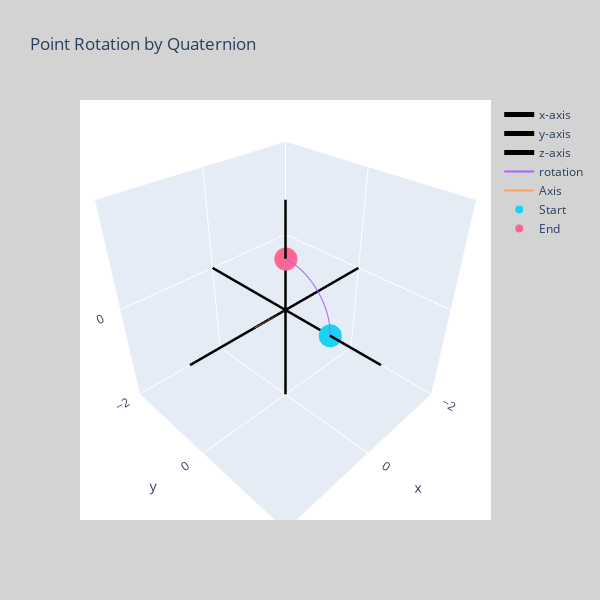

The cell this chart's notebook holds for it:
### Code cell
import math
import IPython
import numpy as np
import pandas as pd
import ipywidgets as widgets
import matplotlib.pyplot as plt
import plotly.graph_objects as go
from ipywidgets import interact, FloatSlider, IntSlider

def plot_rotation_plotly(point, axis, angle, figure, label):
    t = np.linspace(0.0, angle, 100)
    x = np.zeros(100)
    y = np.zeros(100)
    z = np.zeros(100)
    for i in range(100):
        p = rotate_quaternion(point, axis, t[i])
        x[i] = p[0]
        y[i] = p[1]
        z[i] = p[2]
    figure.add_trace(go.Scatter3d(
        x=x, y=y, z=z,
        mode='lines',
        name=label))
    figure.add_trace(go.Scatter3d(
        x=[0, axis[0]], y=[0, axis[1]], z=[0, axis[2]],
        mode='lines',
        name='Axis',
        # line=dict(color='pink', width=5)
        ))
    figure.add_trace(go.Scatter3d(
        x=[x[0]], y=[y[0]], z=[z[0]],
        mode='markers',
        name='Start',
        # line=dict(color='pink', width=5)
        ))
    figure.add_trace(go.Scatter3d(
        x=[x[-1]], y=[y[-1]], z=[z[-1]],
        mode='markers',
        name='End',
        # line=dict(color='pink', width=5)
        ))
    return rotate_quaternion(point, axis, angle)

def make3dplotly(name: str):
    fig = go.Figure()
    fig.update_layout(width=600, height=600, scene=dict(
        aspectmode = 'cube',
        xaxis=dict(nticks=4, range=[-2., 2.]),
        yaxis=dict(nticks=4, range=[-2., 2.]),
        zaxis=dict(nticks=4, range=[-2., 2.]),
        bgcolor="white"),
        title=name, paper_bgcolor='lightgrey')

    fig.add_trace(go.Scatter3d(
        x=[-2., 2.], y=[0, 0], z=[0, 0],
        mode='lines',
        name='x-axis',
        line=dict(color='black', width=5)
    ))

    fig.add_trace(go.Scatter3d(
        y=[-2., 2.], x=[0, 0], z=[0, 0],
        mode='lines',
        name='y-axis',
        line=dict(color='black', width=5)
    ))

    fig.add_trace(go.Scatter3d(
        z=[-2., 2.], y=[0, 0], x=[0, 0],
        mode='lines',
        name='z-axis',
        line=dict(color='black', width=5)
    ))
    return fig

def quaternion_multiply(q1, q2):
    w1, x1, y1, z1 = q1
    w2, x2, y2, z2 = q2
    return np.array([
        w1*w2 - x1*x2 - y1*y2 - z1*z2,
        w1*x2 + x1*w2 + y1*z2 - z1*y2,
        w1*y2 - x1*z2 + y1*w2 + z1*x2,
        w1*z2 + x1*y2 - y1*x2 + z1*w2
    ])

def rotate_quaternion(point, axis, angle: float) -> list:
    normalizedaxis = axis/np.linalg.norm(axis)
    q_inv = [math.cos(angle/2)]
    q = [math.cos(angle/2)]
    for value in normalizedaxis:
        q.append(math.sin(angle/2)*value)
        q_inv.append(-math.sin(angle/2)*value)
    pointquat = [0, point[0], point[1], point[2]]
    rotation = quaternion_multiply(quaternion_multiply(q, pointquat), q_inv)
    result = [float(i) for i in rotation[1:]]
    return(result)

# print(rotate_quaternion([1, 0, 0], [0, 1, 0], np.pi/2))

def quaternion_to_rotation_matrix(quaternion):
    w, x, y, z = quaternion.flatten()
    return np.array([
        [1 - 2*y**2 - 2*z**2, 2*x*y - 2*z*w, 2*x*z + 2*y*w],
        [2*x*y + 2*z*w, 1 - 2*x**2 - 2*z**2, 2*y*z - 2*x*w],
        [2*x*z - 2*y*w, 2*y*z + 2*x*w, 1 - 2*x**2 - 2*y**2]
    ])

def vector_to_quaternion(vector):
    vector = vector / np.linalg.norm(vector)
    z_axis = np.array([0, 0, -1])
    axis = np.cross(vector, z_axis)
    angle = np.arccos(np.dot(vector, z_axis))
    q = [math.cos(angle/2)]
    for value in axis:
        q.append(math.sin(angle/2)*value)
    return np.array(q), axis, angle

def plot_random_vector_rotation():
    vector = np.random.rand(3)
    quaternion, axis, angle = vector_to_quaternion(vector)
    fig = make3dplotly('Random Vector Rotation to Negative Z Axis')
    plot_rotation_plotly(vector, axis, angle, fig, 'rotation')
    display(fig)

# plot_random_vector_rotation()

def plot_point_rotation(point, quaternion):
    axis, angle = quaternion[1:], 2 * np.arccos(quaternion[0])
    
    # Create figure
    fig = go.Figure()
    fig.update_layout(width=600, height=600, scene=dict(
        aspectmode='cube',
        xaxis=dict(nticks=4, range=[-2., 2.]),
        yaxis=dict(nticks=4, range=[-2., 2.]),
        zaxis=dict(nticks=4, range=[-2., 2.]),
        bgcolor="white"),
        title='Point Rotation by Quaternion', paper_bgcolor='lightgrey')

    # Add axes
    fig.add_trace(go.Scatter3d(
        x=[-2., 2.], y=[0, 0], z=[0, 0],
        mode='lines',
        name='x-axis',
        line=dict(color='black', width=5)
    ))

    fig.add_trace(go.Scatter3d(
        y=[-2., 2.], x=[0, 0], z=[0, 0],
        mode='lines',
        name='y-axis',
        line=dict(color='black', width=5)
    ))

    fig.add_trace(go.Scatter3d(
        z=[-2., 2.], y=[0, 0], x=[0, 0],
        mode='lines',
        name='z-axis',
        line=dict(color='black', width=5)
    ))

    # Plot rotation
    t = np.linspace(0.0, angle, 100)
    x = np.zeros(100)
    y = np.zeros(100)
    z = np.zeros(100)
    for i in range(100):
        p = rotate_quaternion(point, axis, t[i])
        x[i] = p[0]
        y[i] = p[1]
        z[i] = p[2]
    fig.add_trace(go.Scatter3d(
        x=x, y=y, z=z,
        mode='lines',
        name='rotation'
    ))
    fig.add_trace(go.Scatter3d(
        x=[0, axis[0]], y=[0, axis[1]], z=[0, axis[2]],
        mode='lines',
        name='Axis'
    ))
    fig.add_trace(go.Scatter3d(
        x=[x[0]], y=[y[0]], z=[z[0]],
        mode='markers',
        name='Start'
    ))
    fig.add_trace(go.Scatter3d(
        x=[x[-1]], y=[y[-1]], z=[z[-1]],
        mode='markers',
        name='End'
    ))

    display(fig)

# Example usage
point = np.array([0., 1., 0.])
quaternion = np.array([0.707, 0.707, 0, 0])  # 90 degrees rotation around x-axis
plot_point_rotation(point, quaternion)
mat = quaternion_to_rotation_matrix(quaternion)
print(mat@np.array([0., 0., 1.]))
mat @ point

### Figure 1 — Plotly figure (JSON) as saved in the notebook; plotly's stock layout.template omitted (floating-point values rounded to 4 significant figures)
{"data": [{"line": {"color": "black", "width": 5}, "mode": "lines", "name": "x-axis", "type": "scatter3d", "x": [-2, 2], "y": [0, 0], "z": [0, 0]}, {"line": {"color": "black", "width": 5}, "mode": "lines", "name": "y-axis", "type": "scatter3d", "x": [0, 0], "y": [-2, 2], "z": [0, 0]}, {"line": {"color": "black", "width": 5}, "mode": "lines", "name": "z-axis", "type": "scatter3d", "x": [0, 0], "y": [0, 0], "z": [-2, 2]}, {"mode": "lines", "name": "rotation", "type": "scatter3d", "x": [0, 0, 0, 0, 0, 0, 0, 0, 0, 0, 0, 0, 0, 0, 0, 0, 0, 0, 0, 0, 0, 0, 0, 0, 0, 0, 0, 0, 0, 0, 0, 0, 0, 0, 0, 0, 0, 0, 0, 0, 0, 0, 0, 0, 0, 0, 0, 0, 0, 0, 0, 0, 0, 0, 0, 0, 0, 0, 0, 0, 0, 0, 0, 0, 0, 0, 0, 0, 0, 0, 0, 0, 0, 0, 0, 0, 0, 0, 0, 0, 0, 0, 0, 0, 0, 0, 0, 0, 0, 0, 0, 0, 0, 0, 0, 0, 0, 0, 0, 0], "y": [1, 0.9999, 0.9995, 0.9989, 0.998, 0.9969, 0.9955, 0.9938, 0.992, 0.9898, 0.9874, 0.9848, 0.9819, 0.9788, 0.9754, 0.9718, 0.9679, 0.9638, 0.9595, 0.9549, 0.9501, 0.945, 0.9397, 0.9341, 0.9283, 0.9223, 0.9161, 0.9096, 0.9029, 0.896, 0.8888, 0.8814, 0.8738, 0.866, 0.8579, 0.8497, 0.8412, 0.8325, 0.8236, 0.8145, 0.8052, 0.7957, 0.786, 0.7761, 0.766, 0.7557, 0.7452, 0.7345, 0.7236, 0.7126, 0.7014, 0.69, 0.6784, 0.6666, 0.6547, 0.6427, 0.6304, 0.618, 0.6055, 0.5928, 0.5799, 0.5669, 0.5538, 0.5405, 0.5271, 0.5135, 0.4998, 0.486, 0.4721, 0.458, 0.4439, 0.4296, 0.4152, 0.4007, 0.3861, 0.3715, 0.3567, 0.3418, 0.3268, 0.3118, 0.2967, 0.2815, 0.2662, 0.2509, 0.2355, 0.2201, 0.2045, 0.189, 0.1734, 0.1577, 0.142, 0.1263, 0.1106, 0.09477, 0.07896, 0.06313, 0.04729, 0.03143, 0.01557, -0.000302], "z": [0, 0.01587, 0.03173, 0.04759, 0.06344, 0.07927, 0.09507, 0.1109, 0.1266, 0.1423, 0.158, 0.1737, 0.1893, 0.2048, 0.2204, 0.2358, 0.2512, 0.2665, 0.2818, 0.297, 0.3121, 0.3271, 0.3421, 0.357, 0.3717, 0.3864, 0.401, 0.4155, 0.4299, 0.4441, 0.4583, 0.4724, 0.4863, 0.5001, 0.5138, 0.5273, 0.5407, 0.554, 0.5672, 0.5802, 0.593, 0.6057, 0.6183, 0.6307, 0.6429, 0.655, 0.6669, 0.6786, 0.6902, 0.7016, 0.7128, 0.7238, 0.7347, 0.7454, 0.7559, 0.7662, 0.7763, 0.7862, 0.7959, 0.8054, 0.8147, 0.8238, 0.8327, 0.8414, 0.8498, 0.8581, 0.8661, 0.8739, 0.8816, 0.8889, 0.8961, 0.903, 0.9097, 0.9162, 0.9224, 0.9285, 0.9342, 0.9398, 0.9451, 0.9501, 0.955, 0.9596, 0.9639, 0.968, 0.9719, 0.9755, 0.9789, 0.982, 0.9849, 0.9875, 0.9899, 0.992, 0.9939, 0.9955, 0.9969, 0.998, 0.9989, 0.9995, 0.9999, 1.0]}, {"mode": "lines", "name": "Axis", "type": "scatter3d", "x": [0, 0.707], "y": [0, 0], "z": [0, 0]}, {"mode": "markers", "name": "Start", "type": "scatter3d", "x": [0], "y": [1], "z": [0]}, {"mode": "markers", "name": "End", "type": "scatter3d", "x": [0], "y": [-0.000302], "z": [1.0]}], "layout": {"height": 600, "paper_bgcolor": "lightgrey", "scene": {"aspectmode": "cube", "bgcolor": "white", "xaxis": {"nticks": 4, "range": [-2, 2]}, "yaxis": {"nticks": 4, "range": [-2, 2]}, "zaxis": {"nticks": 4, "range": [-2, 2]}}, "title": {"text": "Point Rotation by Quaternion"}, "width": 600}}
